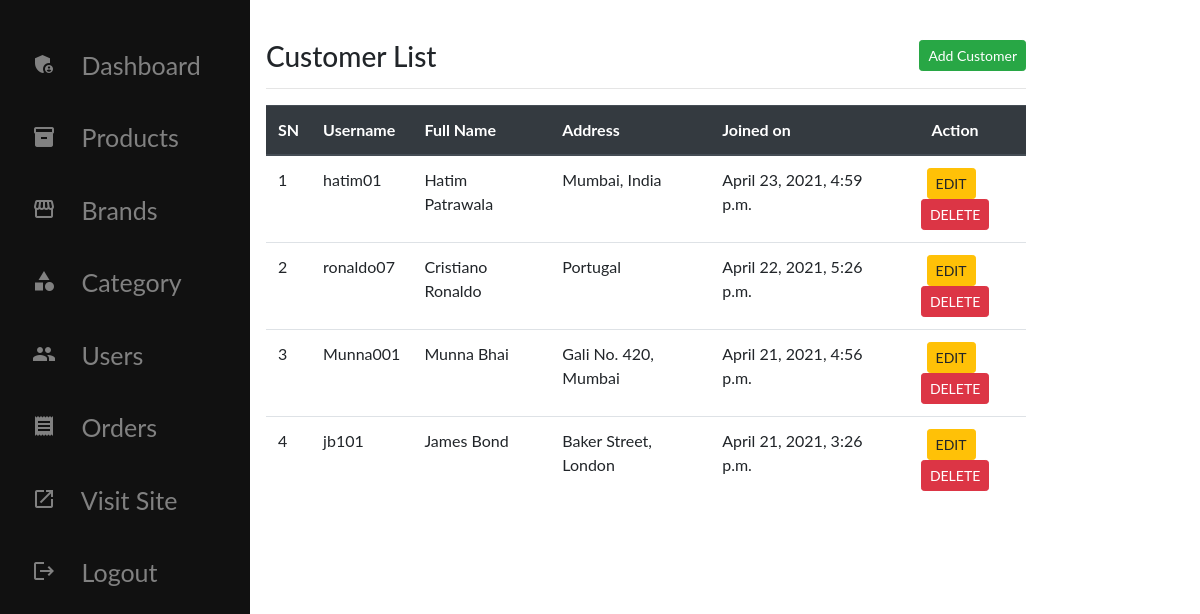
Before: /admin-user-list (signed in) with the older database file.
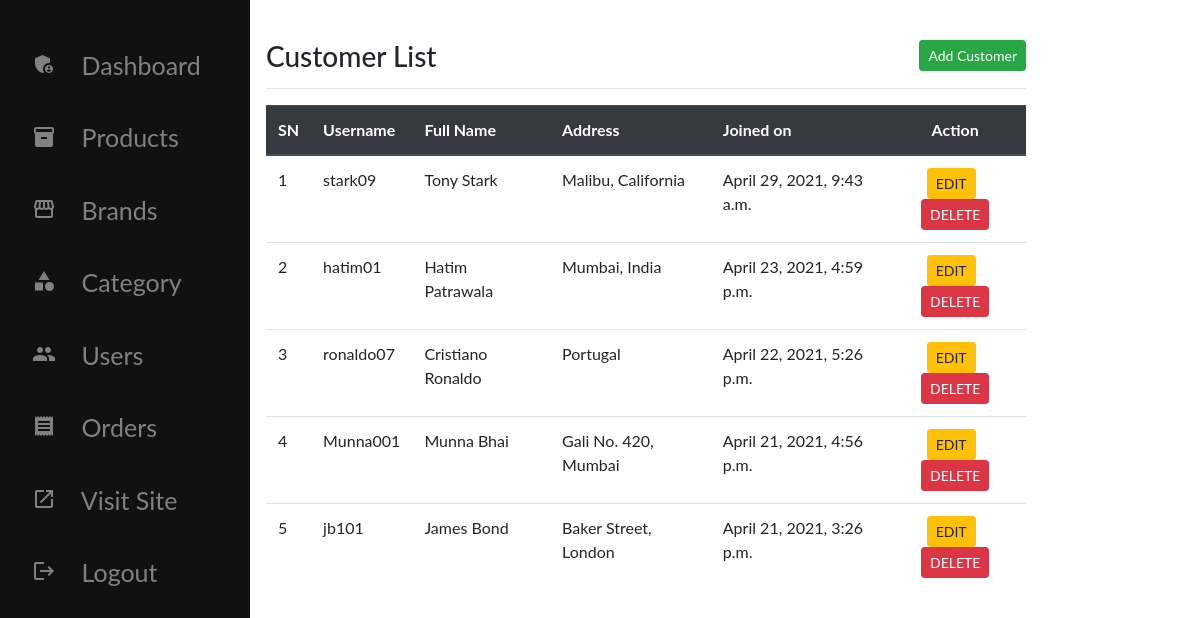
After: the same page with the newer database file.
### main/models.py (models this page shows, shortened)
class Customer(models.Model):
    user = models.OneToOneField(User, on_delete=models.CASCADE)
    full_name = models.CharField(max_length=200)
    address = models.CharField(max_length=200, null=True, blank=True)
    joined_on = models.DateTimeField(auto_now_add=True)
    class Meta:
        verbose_name_plural = 'Customers'

### main/views.py (the view)
# urls.py: path('admin-user-list', AdminUserListView.as_view(), name="adminUserList"),
class AdminUserListView(AdminRequiredMixin, ListView):
    template_name = 'adminUserList.html'
    queryset = Customer.objects.all().order_by("-id")
    context_object_name = "customers"

### main/template_context.py (called while the page is built)
def get_filters(request):
	cats=Product.objects.distinct().values('category__title','category__id')
	brands=Product.objects.distinct().values('brand__title','brand__id')
	colors=ProductAttribute.objects.distinct().values('color__title','color__id','color__color_code')
	sizes=ProductAttribute.objects.distinct().values('size__title','size__id')
	data={
		'cats':cats,
		'brands':brands,
		'colors':colors,
		'sizes':sizes,
	}
	return data

### main/views.py (called while the page is built)
    def dispatch(self, request, *args, **kwargs):
        if request.user.is_authenticated and request.user.is_superuser:
            pass
        else:
            return redirect("/login/")
        return super().dispatch(request, *args, **kwargs)

### main/templates/adminUserList.html
{% extends 'adminbase3.html' %}
{% load static %}
{% load humanize %}
{% block content %}
<div class="row">
    <div class="col-md-10">
        <br />
            <div style="float: left;">
                <h3>Customer List</h3>
            </div>
            <div style="float: right;"><a href="{% url 'addCustomer' %}" class="btn btn-success btn-sm">Add Customer</a></div>
            <br />
        <hr class="mt-4">
        <table class="table table-hover">
            <thead class="thead-dark">
                <tr>
                    <th>SN</th>
                    <th>Username</th>
                    <th>Full Name</th>
                    <th>Address</th>
                    <th>Joined on</th>
                    <th style="text-align:center" >Action</th>
                </tr>
            </thead>
            <tbody>
                {% for customer in customers %}
                <tr>
                    <td>{{forloop.counter}}</td>
                    <td>{{customer.user.username}}</td>
                    <td>{{customer.full_name}}</td>
                    <td>{{customer.address}}</td>
                    <td>{{customer.joined_on}}</td>
                    <td style="text-align:center" ><a href="{% url 'userUpdate' customer.user.id %}" class="btn btn-warning mr-2 btn-sm"> EDIT </a>
                        <a href="" onclick="return confirm('Are you sure you want to delete this brand?')"
                            class="btn btn-danger btn-sm"> DELETE </a>
                        </td>
                </tr>
                {% endfor %}
            </tbody>
        </table>
    </div>
</div>
{% endblock %}

Changed rows visible on the page:
added Customer: user.username "stark09", full_name "Tony Stark", address "Malibu, California", joined_on "April 29, 2021, 9:43 a.m."
